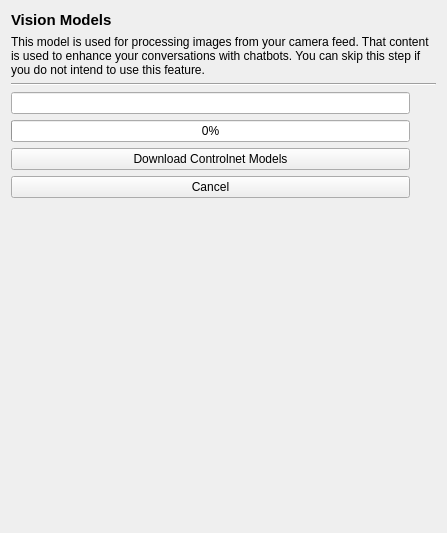
<?xml version="1.0" encoding="UTF-8"?>
<ui version="4.0">
 <class>vision_setup</class>
 <widget class="QWidget" name="vision_setup">
  <property name="geometry">
   <rect>
    <x>0</x>
    <y>0</y>
    <width>447</width>
    <height>533</height>
   </rect>
  </property>
  <property name="windowTitle">
   <string>Form</string>
  </property>
  <layout class="QGridLayout" name="gridLayout">
   <item row="0" column="0">
    <widget class="QLabel" name="label">
     <property name="font">
      <font>
       <pointsize>11</pointsize>
       <bold>true</bold>
      </font>
     </property>
     <property name="text">
      <string>Vision Models</string>
     </property>
    </widget>
   </item>
   <item row="1" column="0" colspan="2">
    <widget class="QLabel" name="label_2">
     <property name="text">
      <string>This model is used for processing images from your camera feed. That content is used to enhance your conversations with chatbots. You can skip this step if you do not intend to use this feature.</string>
     </property>
     <property name="wordWrap">
      <bool>true</bool>
     </property>
    </widget>
   </item>
   <item row="2" column="0" colspan="2">
    <widget class="Line" name="line">
     <property name="orientation">
      <enum>Qt::Horizontal</enum>
     </property>
    </widget>
   </item>
   <item row="3" column="0">
    <widget class="QLineEdit" name="lineEdit">
     <property name="text">
      <string/>
     </property>
    </widget>
   </item>
   <item row="4" column="0">
    <widget class="QProgressBar" name="progressBar">
     <property name="value">
      <number>0</number>
     </property>
    </widget>
   </item>
   <item row="5" column="0">
    <widget class="QPushButton" name="download">
     <property name="text">
      <string>Download Controlnet Models</string>
     </property>
    </widget>
   </item>
   <item row="6" column="0">
    <widget class="QPushButton" name="cancel">
     <property name="text">
      <string>Cancel</string>
     </property>
    </widget>
   </item>
   <item row="7" column="1">
    <spacer name="verticalSpacer">
     <property name="orientation">
      <enum>Qt::Vertical</enum>
     </property>
     <property name="sizeHint" stdset="0">
      <size>
       <width>20</width>
       <height>40</height>
      </size>
     </property>
    </spacer>
   </item>
  </layout>
 </widget>
 <resources/>
 <connections>
  <connection>
   <sender>download</sender>
   <signal>clicked()</signal>
   <receiver>vision_setup</receiver>
   <slot>download_models()</slot>
   <hints>
    <hint type="sourcelabel">
     <x>299</x>
     <y>125</y>
    </hint>
    <hint type="destinationlabel">
     <x>269</x>
     <y>-15</y>
    </hint>
   </hints>
  </connection>
  <connection>
   <sender>cancel</sender>
   <signal>clicked()</signal>
   <receiver>vision_setup</receiver>
   <slot>cancel()</slot>
   <hints>
    <hint type="sourcelabel">
     <x>232</x>
     <y>157</y>
    </hint>
    <hint type="destinationlabel">
     <x>311</x>
     <y>-6</y>
    </hint>
   </hints>
  </connection>
 </connections>
 <slots>
  <slot>download_models()</slot>
  <slot>cancel()</slot>
 </slots>
</ui>
